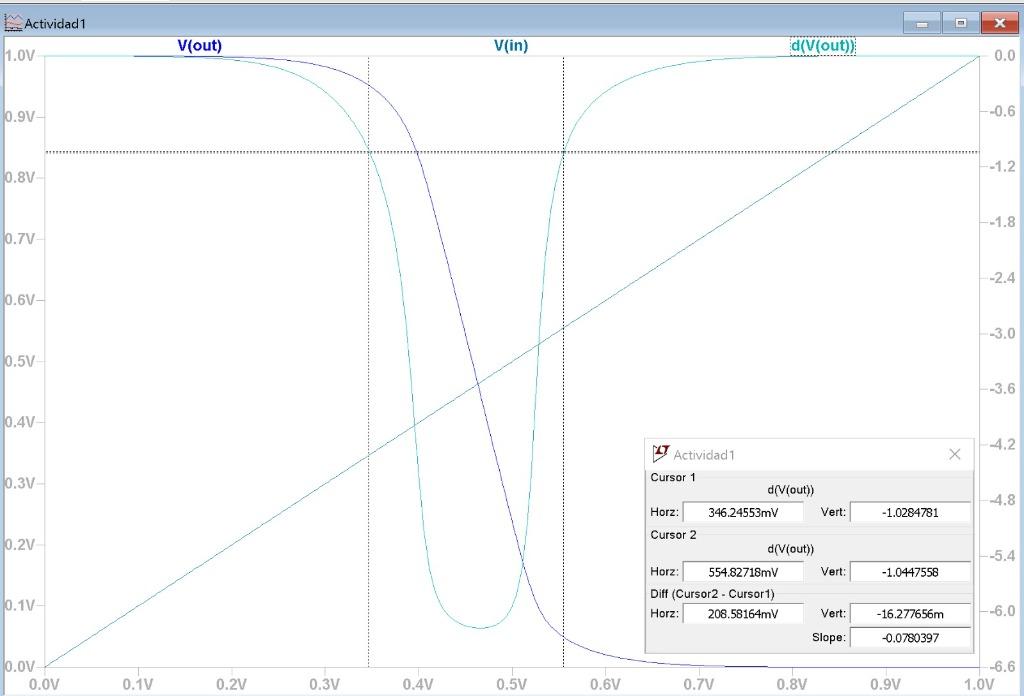
#> input picture LD1_Arcila_Yactayo/simulaciones/A1_Inversor_VTC/capturas_cursores/cursores_beta10.jpg, 1024 x 696 px
$ python generar_bloque_cursores.py
#> lines starting #> are read from the running program, lines starting #| are printed output that depends on the picture
"""
Script para generar el bloque de 5 capturas de cursores LTspice (Actividad 1)
Medicion de voltajes criticos V_IL y V_IH en los puntos de pendiente unitaria d(Vout)/d(Vin) = -1
para beta in [1.0, 1.5, 2.0, 2.5, 3.0] en 45nm HP.
Autores: Leonardo Sait Yactayo Tolentino (23190214) & Marco Antonio Arcila Santander (23190140)
"""

import os
from PIL import Image, ImageOps
import matplotlib.pyplot as plt
import matplotlib.gridspec as gridspec

# Directorios de entrada y salida
base_dir = os.path.abspath(os.path.join(os.path.dirname(__file__), ".."))
input_dir = os.path.join(base_dir, "simulaciones", "A1_Inversor_VTC", "capturas_cursores")
output_dir = os.path.join(base_dir, "informe_latex", "figuras")
os.makedirs(output_dir, exist_ok=True)

# Configuracion de las 5 capturas y sus recortes normalizados a (1012, 650)
capturas = [
    {
        "file": "cursores_beta10.jpg",
        "box": (6, 38, 1018, 688),
        "title": r"(a) $\beta = 1.0$   [$V_{IL} = 346.2\,$mV, $V_{IH} = 554.8\,$mV]"
    },
    {
        "file": "cursores_beta15.jpg",
        "box": (6, 35, 1018, 685),
        "title": r"(b) $\beta = 1.5$   [$V_{IL} = 367.1\,$mV, $V_{IH} = 576.9\,$mV]"
    },
    {
        "file": "cursores_beta20.jpg",
        "box": (6, 35, 1018, 685),
        "title": r"(c) $\beta = 2.0$   [$V_{IL} = 381.4\,$mV, $V_{IH} = 593.6\,$mV]"
    },
    {
        "file": "cursores_beta25.jpg",
        "box": (6, 32, 1018, 682),
        "title": r"(d) $\beta = 2.5$ [Óptimo]   [$V_{IL} = 392.1\,$mV, $V_{IH} = 604.3\,$mV]"
    },
    {
        "file": "cursores_beta30.jpg",
        "box": (6, 37, 1018, 687),
        "title": r"(e) $\beta = 3.0$   [$V_{IL} = 401.1\,$mV, $V_{IH} = 612.6\,$mV]"
    }
]

# Crear figura de alta definicion (300 DPI)
fig = plt.figure(figsize=(15, 6.7), dpi=300)
# Grid de 2 filas y 6 columnas para centrar la segunda fila
gs = gridspec.GridSpec(2, 6, figure=fig, hspace=0.18, wspace=0.08,
                       top=0.94, bottom=0.03, left=0.02, right=0.98)

axes = [
    fig.add_subplot(gs[0, 0:2]),
    fig.add_subplot(gs[0, 2:4]),
    fig.add_subplot(gs[0, 4:6]),
    fig.add_subplot(gs[1, 1:3]),
    fig.add_subplot(gs[1, 3:5])
]

for ax, cap in zip(axes, capturas):
    img_path = os.path.join(input_dir, cap["file"])
    im = Image.open(img_path)
#> im is the input picture: PIL image 1024x696 RGB; mean R, G, B 245.3, 246.9, 248.3
    cropped = im.crop(cap["box"])
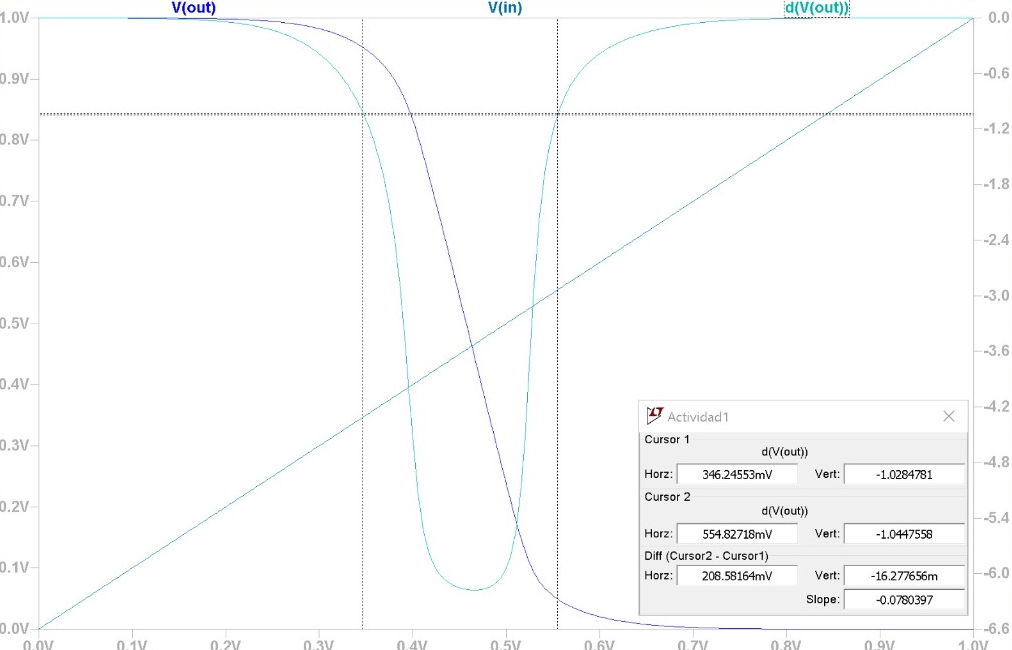
#> cropped: PIL image 1012x650 RGB; mean R, G, B 250.2, 250.7, 250.8
    # Borde sutil gris para delimitar el fondo blanco del plot
    bordered = ImageOps.expand(cropped, border=1, fill="#90A4AE")
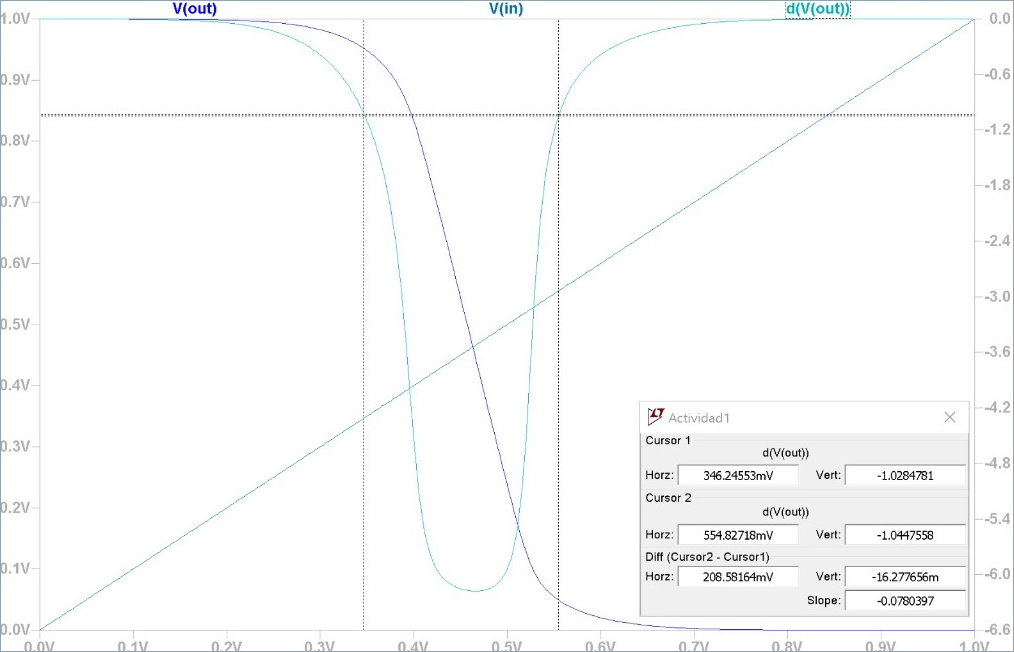
#> bordered: PIL image 1014x652 RGB; mean R, G, B 249.7, 250.2, 250.4

    ax.imshow(bordered)
    ax.set_title(cap["title"], fontsize=10.5, fontweight="bold", pad=4)
    ax.axis("off")
#> pass 2 of the loop `for ax, cap in zip(axes, capturas):`:
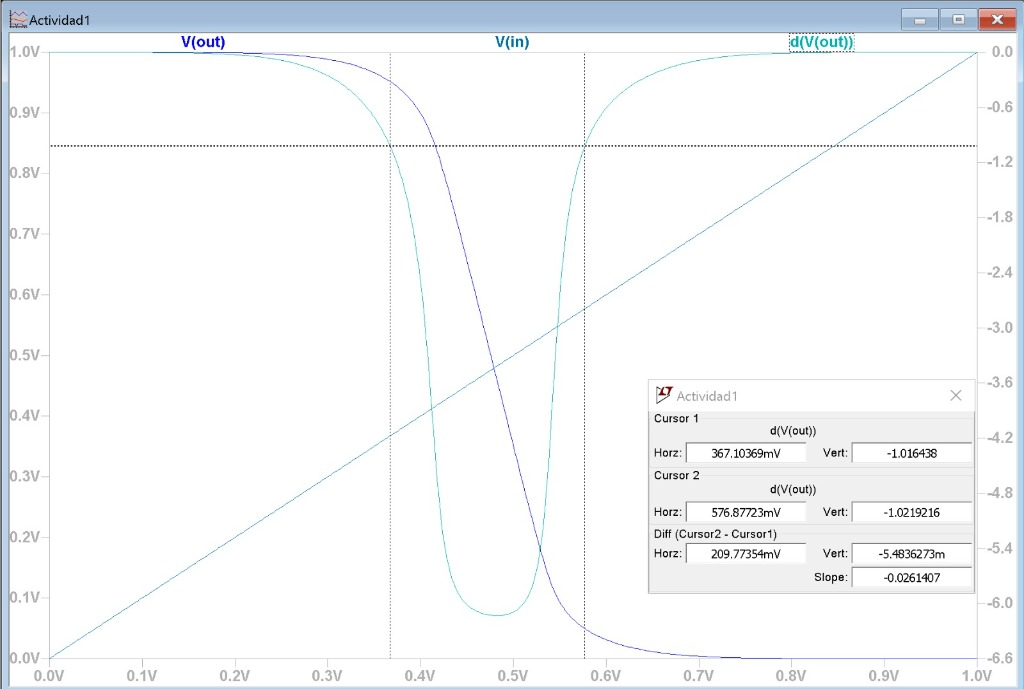
#> input picture LD1_Arcila_Yactayo/simulaciones/A1_Inversor_VTC/capturas_cursores/cursores_beta15.jpg, 1024 x 689 px
#> im is the input picture: PIL image 1024x689 RGB; mean R, G, B 244.7, 246.5, 248.1
#> `cropped = im.crop(cap["box"])`:
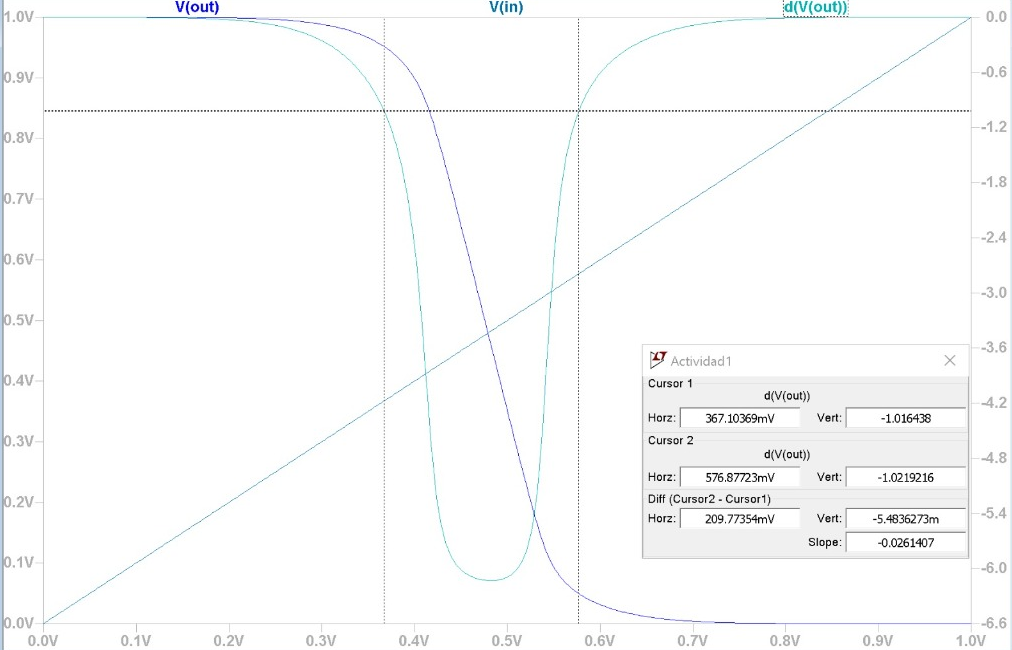
#> cropped: PIL image 1012x650 RGB; mean R, G, B 250, 250.5, 250.7
#> `bordered = ImageOps.expand(cropped, border=1, fill="#90A4AE")`:
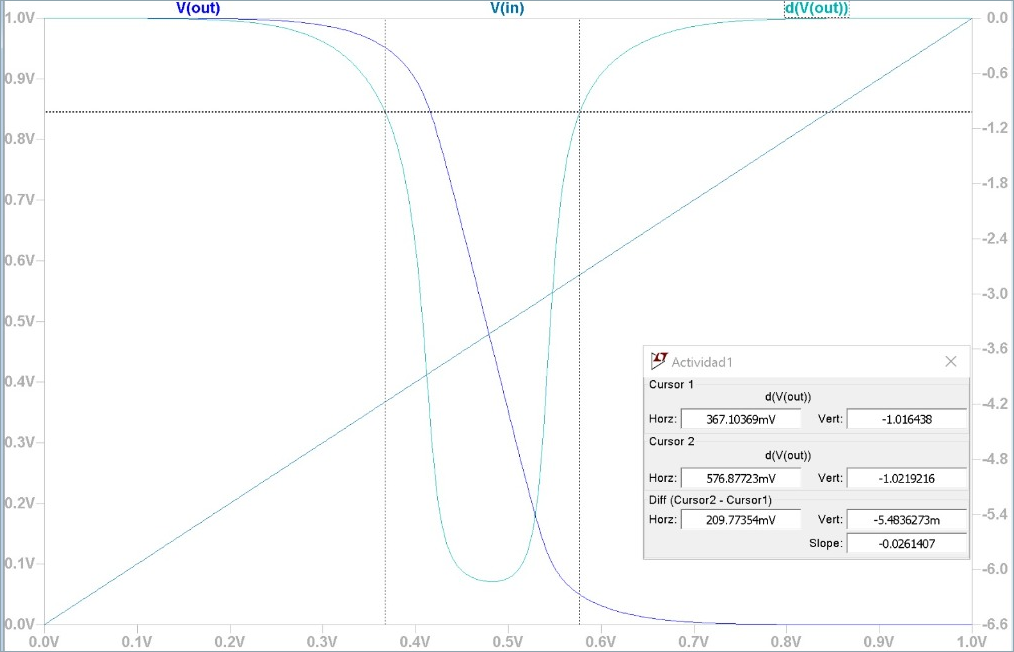
#> bordered: PIL image 1014x652 RGB; mean R, G, B 249.4, 250.1, 250.3
#> pass 3 of the loop `for ax, cap in zip(axes, capturas):`:
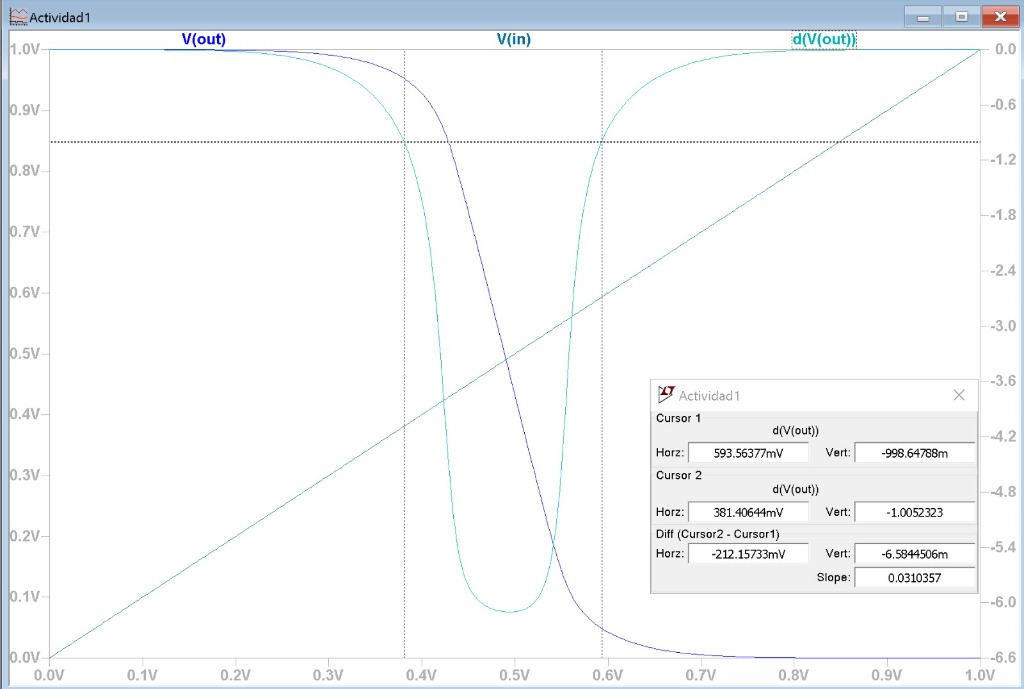
#> input picture LD1_Arcila_Yactayo/simulaciones/A1_Inversor_VTC/capturas_cursores/cursores_beta20.jpg, 1024 x 689 px
#> im is the input picture: PIL image 1024x689 RGB; mean R, G, B 245.3, 246.9, 248.4
#> `cropped = im.crop(cap["box"])`:
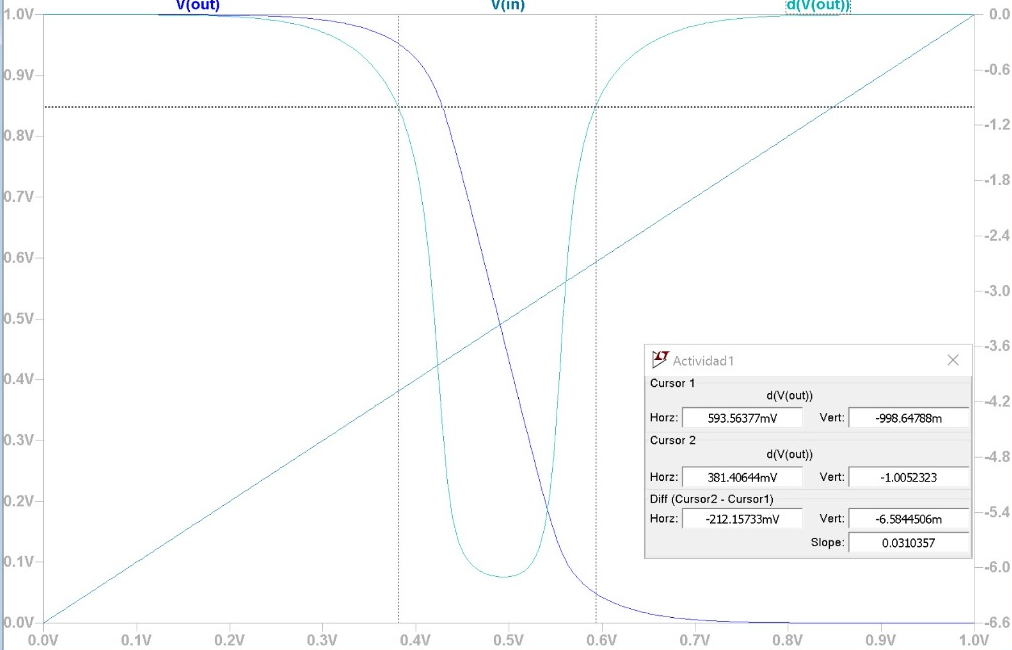
#> cropped: PIL image 1012x650 RGB; mean R, G, B 250, 250.5, 250.6
#> `bordered = ImageOps.expand(cropped, border=1, fill="#90A4AE")`:
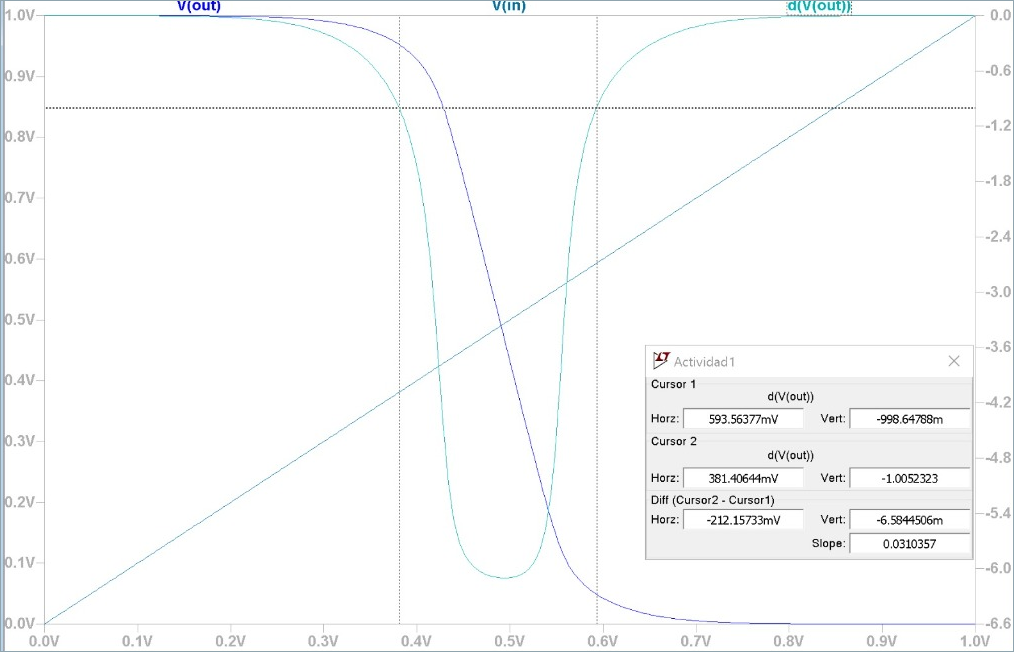
#> bordered: PIL image 1014x652 RGB; mean R, G, B 249.4, 250, 250.2
#> the loop made 5 passes; the first 3 are shown

output_path = os.path.join(output_dir, "fig1_cursores_ltspice.png")
plt.savefig(output_path, dpi=300, bbox_inches="tight", facecolor="white")
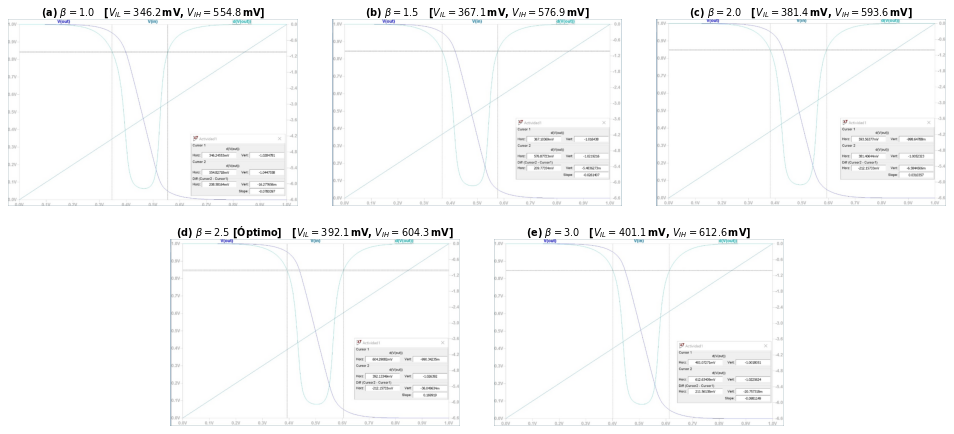
#> figure drawn by matplotlib, 5 panels
plt.close()

print(f"Figura generada con exito en: {output_path}")
#| Figura generada con exito en: LD1_Arcila_Yactayo/informe_latex/figuras/fig1_cursores_ltspice.png
